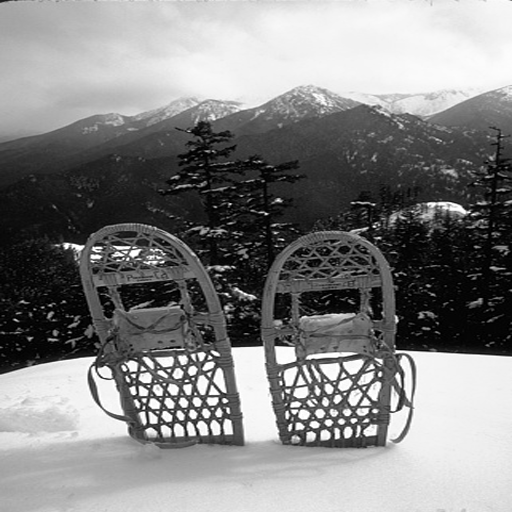
#> input picture definitive_attack.py to be applied/embedded_images/0000.bmp, 512 x 512 px, found by its file name
$ python main.py
#> lines starting #> are read from the running program, lines starting #| are printed output that depends on the picture
#> (reads ef26420c.npy from the repository)
#> in main, image is the input picture: shape (512, 512); min 0, max 255, mean 131
### hvs_lambda.py
from math import sqrt, floor
import numpy as np
from statistics import variance
import pywt

import matplotlib.pyplot as plt

def hvs_quantization_Lambda(image):
    sh = image.shape
    I_30, (I_00, I_20, I_10) = pywt.dwt2(image, 'haar')
    I_31, (I_01, I_21, I_11) = pywt.dwt2(I_30, 'haar')
    I_32, (I_02, I_22, I_12) = pywt.dwt2(I_31, 'haar')
    I_33, (I_03, I_23, I_13) = pywt.dwt2(I_32, 'haar')

    matrix = np.zeros((sh[0] // 2, sh[1] // 2), dtype=np.float64)
    I = [[I_00, I_10, I_20], [I_01, I_11, I_21], [I_02, I_12, I_22], [I_03, I_13, I_23, I_33]]

    for i in range((sh[0] // 2)):
        for j in range((sh[1] // 2)):
            l = 0
            # the eye is less sensitive to noise in those areas of the image where brightness is high or low
            if 1 + floor(i // (2 ** (3 - l))) < 32 and 1 + floor(j // (2 ** (3 - l))) < 32:
                L = 1 / 256 * I[3][3][1 + floor(i // (2 ** (3 - l))), 1 + floor(j // (2 ** (3 - l)))]
                Lambda = 1 + L
            matrix[i, j] = Lambda

    return matrix


def hvs_quantization_L(image):
    sh = image.shape
    I_30, (I_00, I_20, I_10) = pywt.dwt2(image, 'haar')
    I_31, (I_01, I_21, I_11) = pywt.dwt2(I_30, 'haar')
    I_32, (I_02, I_22, I_12) = pywt.dwt2(I_31, 'haar')
    I_33, (I_03, I_23, I_13) = pywt.dwt2(I_32, 'haar')

    matrix = np.zeros((sh[0] // 2, sh[1] // 2), dtype=np.float64)

    I = [[I_00, I_10, I_20], [I_01, I_11, I_21], [I_02, I_12, I_22], [I_03, I_13, I_23, I_33]]

    for i in range((sh[0] // 2)):
        for j in range((sh[1] // 2)):
            l = 0
            # the eye is less sensitive to noise in those areas of the image where brightness is high or low
            if 1 + floor(i // (2 ** (3 - l))) < 32 and 1 + floor(j // (2 ** (3 - l))) < 32:
                L = 1 / 256 * I[3][3][1 + floor(i // (2 ** (3 - l))), 1 + floor(j // (2 ** (3 - l)))]
            if L < 0.5 : L = 1 - L
            matrix[i, j] = L

    return matrix


def hvs_quantization_Xi(image):
    sh = image.shape
#> sh = (512, 512)
    I_30, (I_00, I_20, I_10) = pywt.dwt2(image, 'haar')
    I_31, (I_01, I_21, I_11) = pywt.dwt2(I_30, 'haar')
    I_32, (I_02, I_22, I_12) = pywt.dwt2(I_31, 'haar')
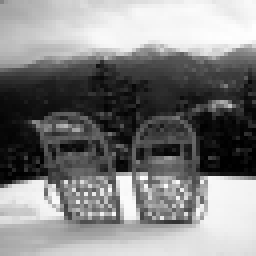
#> I_32: shape (64, 64) float64 (shown 4 times larger); min 36.75, max 2012.4, mean 1047.9; drawn with min black and max white
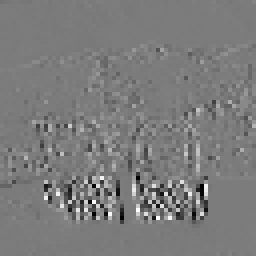
#> I_22: shape (64, 64) float64 (shown 4 times larger); min -573.3, max 603.5, mean -1.4; drawn with min black and max white
    I_33, (I_03, I_23, I_13) = pywt.dwt2(I_32, 'haar')

    matrix = np.zeros((sh[0] // 2, sh[1] // 2), dtype=np.float64)

    I = [[I_00, I_10, I_20], [I_01, I_11, I_21], [I_02, I_12, I_22], [I_03, I_13, I_23, I_33]]

    for i in range((sh[0] // 2)):
        for j in range((sh[1] // 2)):
            l = 0
            Xi = 0
            small_theta = 2
            # The eye is less sensitive to noise in high resolution bands, and in those bands having orientation of 45
            # the eye is less sensitive to noise in highly textured areas but, among these, more sensitive
            # near the  edges
            for k in range(0, 3 - l):
                for theta in range(0, 2):
                    for x in range(0, 1):
                        for y in range(0, 1):
                            # if y + (i // (2 ** k)) < 64 and x + (j // (2 ** k)) < 64:
                            Xi = Xi + (I[k + l][theta][y + (i // (2 ** k)), x + (j // (2 ** k))]) ** 2
                    Xi = Xi * 1 // (16 ** k)
            Xi = Xi * np.var([[I[3][3][y + i // (2 ** (3 - l)), x + j // (2 ** (3 - l))]
                               for x in [0, 1] if x + j // (2 ** (3 - l)) < 32] for y in [0, 1] if
                              y + i // (2 ** (3 - l)) < 32])

            matrix[i, j] = Xi
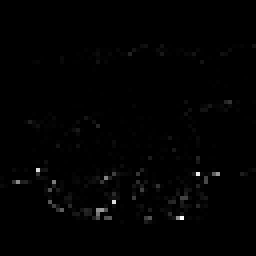
#> matrix: shape (256, 256) float64; min 0, max 175950384.6, mean 1401700.2; drawn with min black and max white
    return matrix


# [12 lines left out: function hvs_blocks, not called in this run]


def hvs_step(image, dim, step, Xi_exp = 0.2, Lambda_exp = 0.5, L_exp = 0, ceil = True):
    """ dim is the dimension of block in wavelet domain first level, so we need to double it """
    hvs = (hvs_quantization_Xi(image)**Xi_exp)*(hvs_quantization_Lambda(image)**Lambda_exp)*(hvs_quantization_L(image)**L_exp)
#> after the loop in hvs_quantization_Lambda, `for i in range((sh[0] // 2)):`:
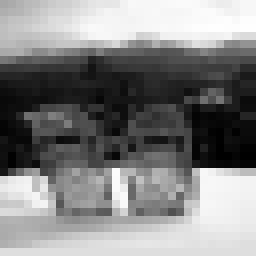
#> matrix: shape (256, 256) float64; min 1.38, max 16.67, mean 9.24; drawn with min black and max white
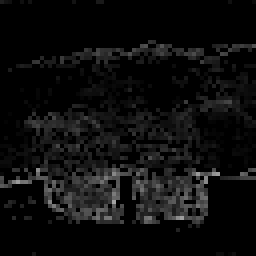
#> hvs: shape (256, 256) float64; min 0, max 163.5, mean 13.4
    sh = image.shape
#> sh = (512, 512)
    sh_hvs = hvs.shape
#> sh_hvs = (256, 256)
    dim_out = (sh[0] // (2 * dim))
#> dim_out = 32
    matrix = np.zeros((dim_out, sh[1] // (2 * dim)), dtype=np.float64)
    dim_hvs = sh_hvs[0] // (dim_out)
#> dim_hvs = 8
    for i in range(dim_out):
        for j in range(sh[1] // (2 * dim)):
            matrix[i, j] = np.mean(hvs[i * dim_hvs:(i + 1) * dim_hvs - 1, j * dim_hvs:(j + 1) * dim_hvs - 1])
            if matrix[i,j] != 0:
                # ceil does an over approximation,
                # rint a better approximation, with better robustness
                # but creates false positive
                if ceil:
                    matrix[i,j] = np.ceil(matrix[i,j]/step)
                else:
                    matrix[i, j] = np.rint(matrix[i, j] / step)
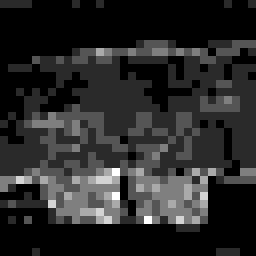
#> matrix: shape (32, 32) float64 (shown 8 times larger); min 0, max 6, mean 0.968; drawn with min black and max white

    return matrix


# [23 lines that do not run on import are left out]

### embedding_sub_cap_flat1.py
from scipy.fft import dct, idct
import numpy as np
import hvs_lambda as hvs
import embedding_flat_file as fl
import attack as at
from psnr import similarity, wpsnr
import cv2
import matplotlib.pyplot as plt
import pywt

# Functions used in the embedding

def im_dct(image):
    return dct(dct(image, axis=0, norm='ortho'), axis=1, norm='ortho')


def im_idct(image):
    return (idct(idct(image, axis=1, norm='ortho'), axis=0, norm='ortho'))


def embedding_SVD(image, mark, alpha, mode='additive'):
    """
    Embedding of the mark in the singular values of image
    :param image: image as nxn numpy matrix
    :param mark: mark as numpy array, of dimension < n
    :param alpha: strength of the embedding
    :param mode: multiplicative, additive and the third option is an adaptive version of the additive
    :return: watermarked image as nxn numpy matrix
    """
    # diagonalization
    u, s, v = np.linalg.svd(image)
    if mark.size >= s.size:
        print('error mark', mark.size, 'diag', s.size)
        return 123
    if mode == 'multiplicative':
        mark_pad = np.pad(mark, (1, s.size - mark.size - 1), 'constant')
        s *= 1 + alpha * mark_pad
    elif mode == 'additive':
        mark_pad = np.pad(mark, (1, s.size - mark.size - 1), 'constant')
        s += alpha * mark_pad
    else:
        # select the strongest singular value and modify them (except the greatest one)
        locations = np.argsort(-s)
        for i in range(len(mark)):
            s[locations[i + 1]] += alpha * mark[i]

    watermarked = np.matrix(u) * np.diag(s) * np.matrix(v)
    return watermarked


def embedding(name_image, mark, alpha=5, name_output='watermarked.bmp', dim=8, step=20, max_splits=500, min_splits=170,
              sub_size=6, Xi_exp = 0.2, Lambda_exp = 0.3, L_exp = 0.2, ceil = True):
    """
    Adaptive embedding function based on HVS (Human Visual System) to distinguish the good blocks for the embedding.
    Then it embeds the mark in dim x dim block in the LL level of DWT by doing an SVD embedding on the DCT
    the intensity of the embedding depends on the characteristics of the block.
    If the image is too flat we select the low luminance flat areas and embed on the first 3 AC coefficients one bit of the mark
    :param name_image: path to image
    :param mark: mark as sequence of +1 and -1
    :param alpha: strength of embedding
    :param name_output: path for the output
    :param dim: dimension of blocks in first level DWT
    :param step: quantization steps for hws function
    :param max_splits: max number of blocks to be embedded
    :param min_splits: min number of blocks to be embedded
    :param sub_size: max dimension of submarks
    :param Xi_exp: represent how much we weight Xi from HVS
    :param Lambda_exp: represent how much we weight Lambda from HVS
    :param L_exp: represent how much we weight L from HVS
    :param ceil: if we use ceil or rint when quantizing the HVS
    :return: the embedded images as numpy matrix
    """
    image = cv2.imread(name_image, 0)
    # evaluate parameters of Human visual system
    q = hvs.hvs_step(image, dim=dim, step=step, Xi_exp = Xi_exp, Lambda_exp = Lambda_exp, L_exp = L_exp, ceil = ceil)

    # first level DWT
    image, (LH, HL, HH) = pywt.dwt2(image, 'haar')
    sh = image.shape
#> sh = (256, 256)

    if sh[0] % dim != 0:
        return 'img size not div by ' + str(dim)


    splits = min(np.count_nonzero(q), max_splits)
#> splits = 500

    # case of flat images
    # we short the mark and proceed with a different embedding strategy for the second part
    if splits < min_splits:
        new_mark_size = int(splits * sub_size - 1)
        flat_mark_size = mark.size - new_mark_size
        mark_flat = mark[new_mark_size:]
        mark = mark[:new_mark_size]
        dc_coeff = q.copy()
        dc_coeff[:] = 0
        # creation of the coefficients to decide low luminance flat blocks
        for i in range(dc_coeff.shape[0]):
            for j in range(dc_coeff.shape[1]):
                if q[i, j] != 0:
                    dc_coeff[i, j] = 99999
                else:
                    dct = im_dct(image[i * dim:(i + 1) * dim, j * dim:(j + 1) * dim])
                    dc_coeff[i, j] = dct[0, 0] ** 0.2 * np.var(np.squeeze(dct)[1:])

        dark_locations = np.argsort(dc_coeff, axis=None)
        dark_locations = dark_locations[:flat_mark_size]
        rows = dc_coeff.shape[0]
        dark_locations = [(val // rows, val % rows) for val in dark_locations]
        mark_pos = 0

        # embedding in the dark flat locations using a modified version of DCT Spread spectrum
        for loc in dark_locations:
            i = loc[0]
            j = loc[1]
            image[i * dim:(i + 1) * dim, j * dim:(j + 1) * dim] = fl.embedding_flat(
                image[i * dim:(i + 1) * dim, j * dim:(j + 1) * dim],
                wat=mark_flat[mark_pos])
            mark_pos += 1

    # selection of the best locations for embedding
    locations = np.argsort(-q, axis=None)
#> locations = 1024 values, max 1023 at index 572, min 0 at index 555, mean 511.5
    locations = locations[:splits]
#> locations = 500 values, max 920 at index 285, min 178 at index 161, mean 548.2
    rows = q.shape[0]
#> rows = 32
    locations = [(val // rows, val % rows) for val in locations]
#> locations = 500 pairs, first value 5 to 28, second value 0 to 31

    # splitting of the mark and padding of the shorter submarks
    sub_mark = np.array_split(mark, splits)
#> sub_mark = 500 items, first 6: [1, -1, 1], [1, 1, -1], [1, 1, 1], [1, 1, -1], [-1, 1, -1], [1, 1, -1]
    # print('num of submarks', len(sub_mark))
    sub_mark_size = sub_mark[0].size
#> sub_mark_size = 3
    for i in range(len(sub_mark)):
        sub_mark[i] = np.pad(sub_mark[i], (0, sub_mark_size - sub_mark[i].size), 'constant')

    # embedding of the mark in the most adapt locations
    for loc in locations:
        i = loc[0]
        j = loc[1]
        image[i * dim:(i + 1) * dim, j * dim:(j + 1) * dim] = im_idct(
            embedding_SVD(
                im_dct(image[i * dim:(i + 1) * dim, j * dim:(j + 1) * dim]),
                          sub_mark.pop(0), alpha=(q[i, j]) * alpha, mode="d"))
#> this loop made 500 passes
#> (i, j) on passes 1 to 3: (24, 14), (27, 18), (21, 14)
#> image: shape (256, 256) float64

    # print('em splits', splits, '| submarksize', sub_mark_size, '| flat size',flat_mark_size)

    watermarked = pywt.idwt2((image, (LH, HL, HH)), 'haar')
    # write of the output images
    cv2.imwrite(name_output, watermarked)
    watermarked = cv2.imread(name_output,0)
    return (watermarked)


# [33 lines that do not run on import are left out]

### psnr.py
import numpy as np
from scipy.signal import convolve2d
from math import sqrt

# [6 lines left out: function similarity, not called in this run]

def wpsnr(img1, img2):
  img1 = np.float32(img1)/255.0
  img2 = np.float32(img2)/255.0

  difference = img1-img2
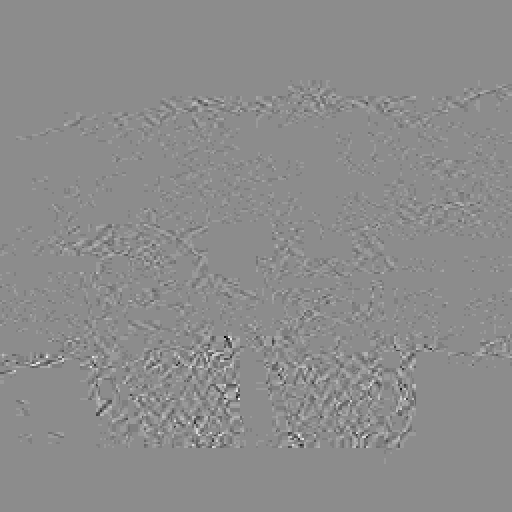
#> difference: shape (512, 512) float32; min -0.0431, max 0.0353, mean 1.52e-05; drawn with min black and max white
  same = not np.any(difference)
#> same = False
  if same is True:
      return 9999999
#> (the run stopped early here; a loop or call above may not have finished)
